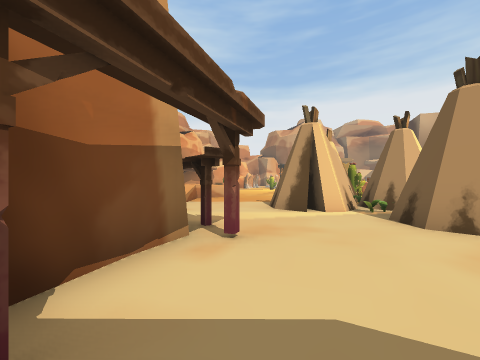
view 1 (above)

24 first-person views from a walk through a scene from a Unity 3-D project. The camera is 1.5 m above the floor, looks level and sees 90° across. The floor is counted in squares, 2 m on a side. Each view is taken from the middle of a square. On the plan, view 1 faces up. The plan holds only what a view shows up to about 9 squares ahead; the rest is blank. The place goes on beyond the plan. The player is left out.

view 2
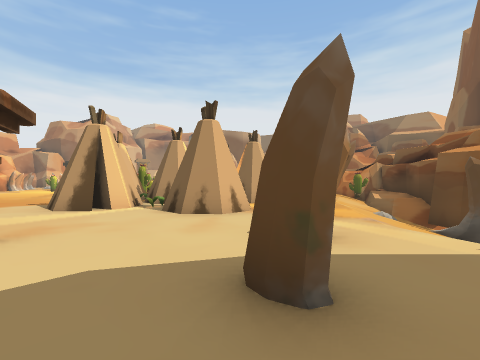

view 3
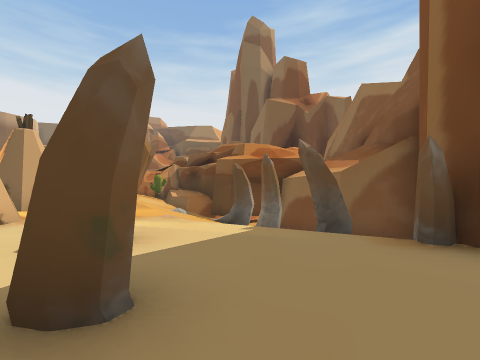

view 4
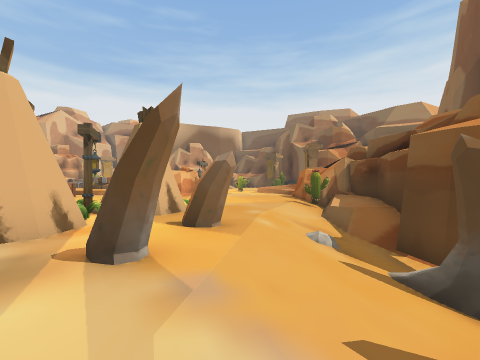

view 5
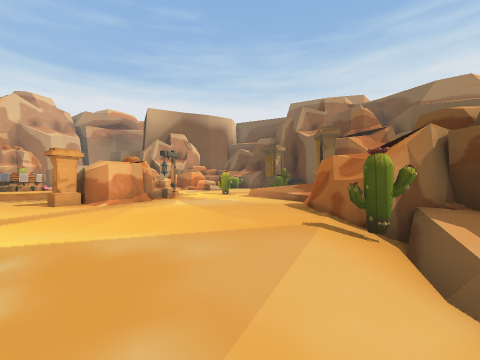

view 6
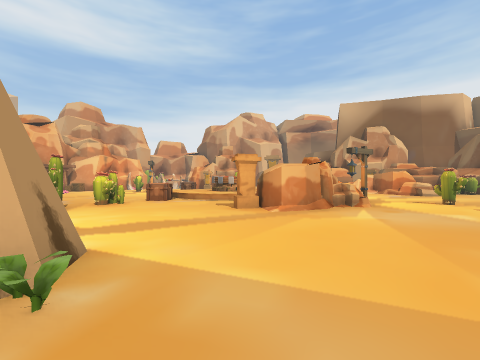

view 7
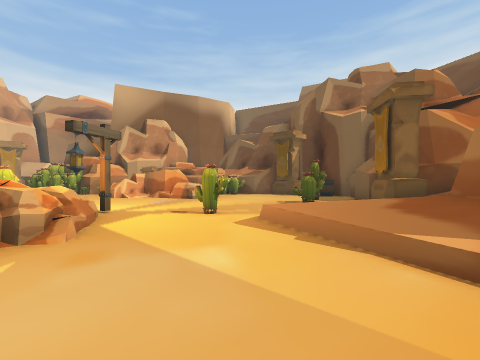

view 8
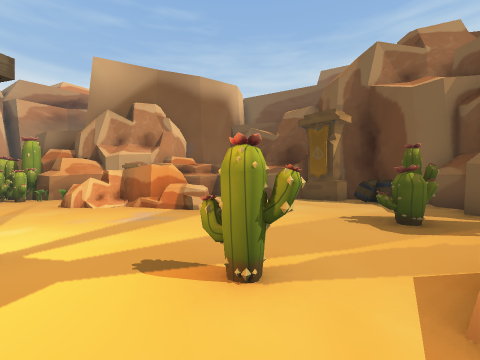

view 9
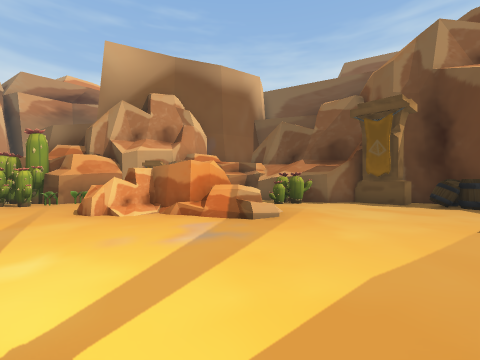

view 10
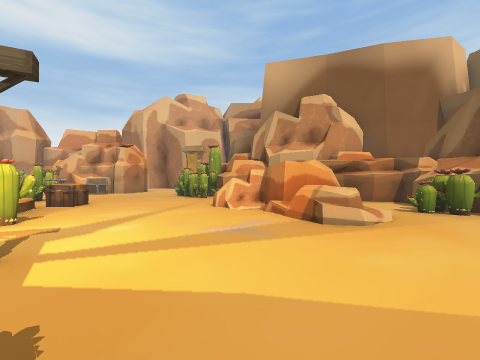

view 11
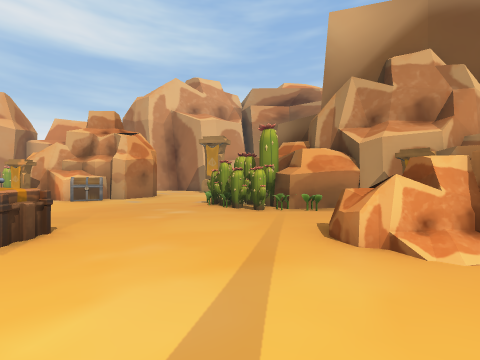

view 12
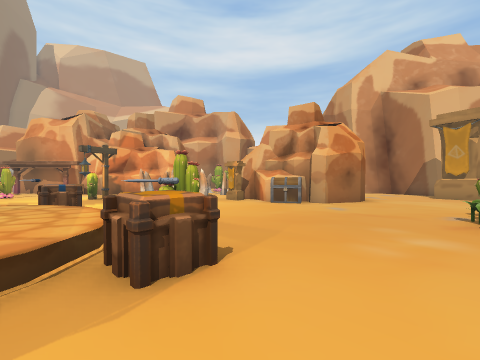

view 13
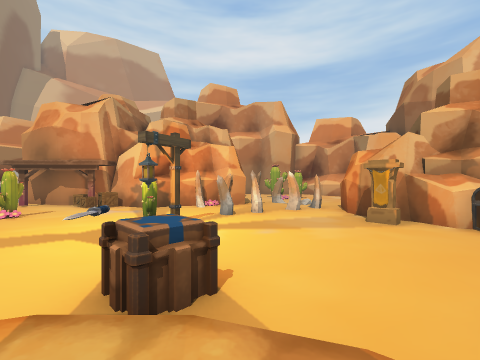

view 14
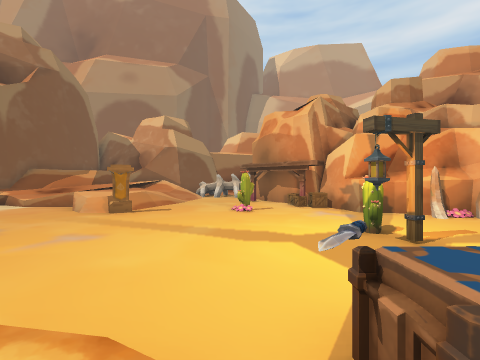

view 15
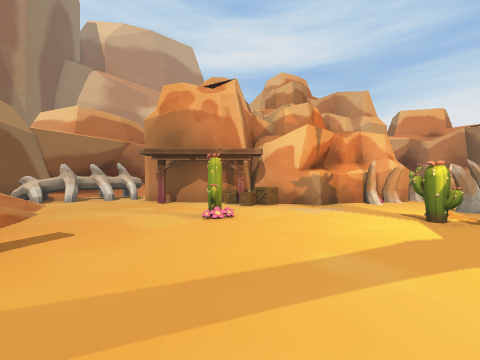

view 16
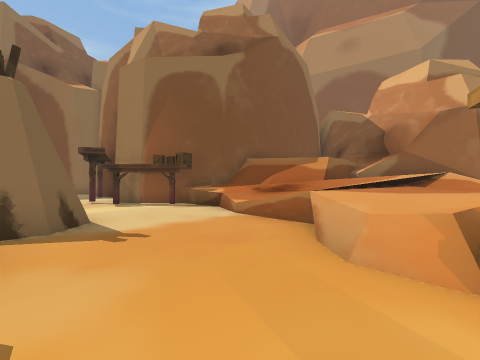

view 17
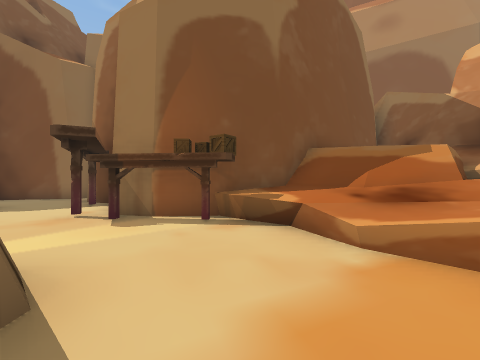

view 18
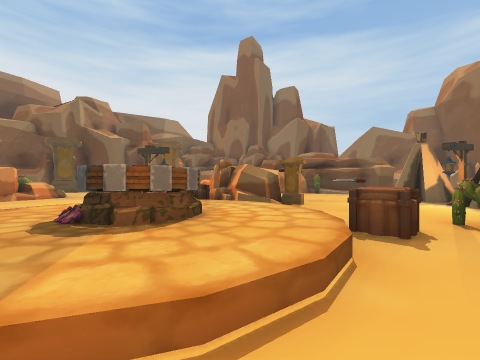

view 19
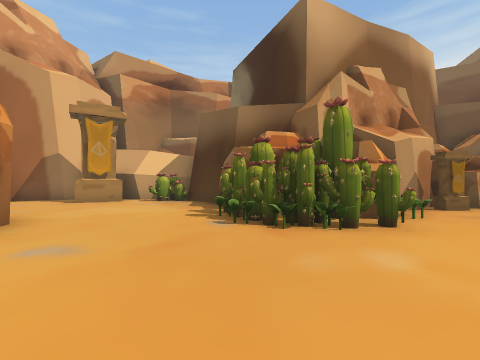

view 20
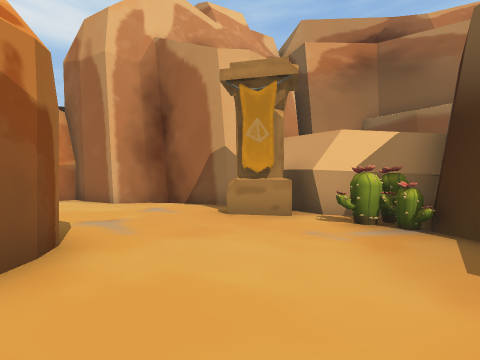

view 21
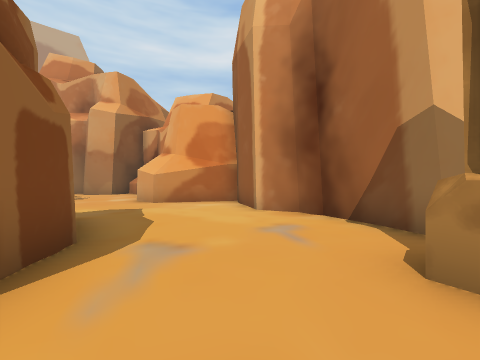

view 22
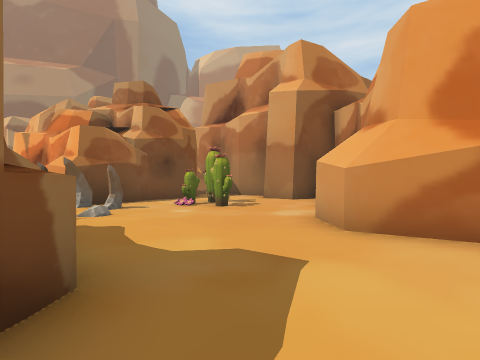

view 23
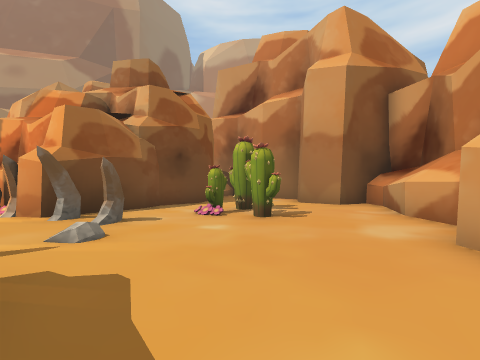

view 24
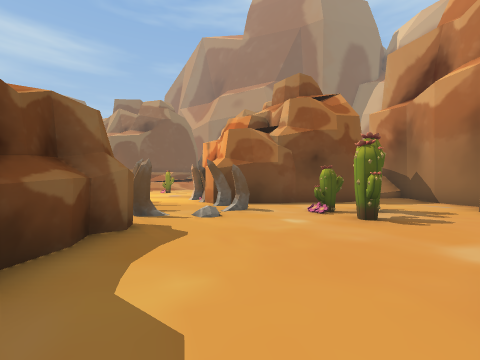

### Floor plan
Key: @ floor where view 1 was taken; # wall or solid block; . main floor; : floor 0.5 m higher than the main floor; + floor 1 m higher than the main floor; * floor 1.25 m higher than the main floor; % floor 3 m higher than the main floor; / step, stairs or slope; = window, fence, low wall or low ledge; ^ raised ledge; O other object.
Columns run from 10 left of view 1 to 24 right of it. Each row starts with its distance up from view 1.
 32                ###
 31         #^######.######
 30         #....##.......##
 29       ###.............O##
 28      ##....O...........O###
 27      .....OO............OO#
 26         ...O....####.....##
 25        ##...#:.##  ##....#
 24         ####..### ###....#
 23           ##..#.###O...OO#
 22           ##....O.....OOO#
 21          ##............OOO #
 20          #..............OOO.O#
 19       ##O...OO...............###
 18      ##.O....O.....O......OO  .##
 17    ###O.........O////O....OO#=.##
 16    #....OO....../::::/.....##.OO#
 15   ##............/:OO:/.....==..O##
 14   ##/.........../:^   O.....=....##
 13 ### /////......./:::   ..........O#
 12  #///  +//O.....O////  OO.......OO#
 11  ##////*+/.....O...##OOO.........O#
 10  ##/////+......O...O##O..O...O...##
  9 ^#/=/////....OO.....#.....//...###
  8 ^/   ////....OO..........//   O#
  7 #    %///..O#OOO.........//   O#
  6  ######//...OOOOO........:##   #
  5       ##O.....OOOO......#
  4        ##O...O#OOO/....##
  3         ##O...O..././/O#
  2         #....../#.///^^#
  1         #O...#.#////^^#
  0         ##@#.../////##
 -1          ...../ //###
 -2          ...../  ###
 -3            ..##  ##
 -4            ### /#
 -5                ##

Where each view was taken, in squares from view 1:
view 1: 0 up, 0 right, facing up
view 2: 1 down, 0 right, facing up-right
view 3: 1 down, 0 right, facing right
view 4: 1 down, 4 right, facing up-right
view 5: 2 up, 8 right, facing up-right
view 6: 3 up, 9 right, facing up
view 7: 6 up, 12 right, facing up-right
view 8: 9 up, 14 right, facing up-right
view 9: 11 up, 14 right, facing up-right
view 10: 10 up, 16 right, facing up
view 11: 14 up, 14 right, facing up
view 12: 16 up, 13 right, facing up-left
view 13: 16 up, 8 right, facing up-left
view 14: 16 up, 7 right, facing left
view 15: 13 up, 3 right, facing up-left
view 16: 12 up, 2 right, facing down-left
view 17: 9 up, 1 right, facing down-left
view 18: 16 up, 5 right, facing down-right
view 19: 19 up, 10 right, facing up-right
view 20: 23 up, 12 right, facing up
view 21: 26 up, 12 right, facing up-left
view 22: 28 up, 8 right, facing left
view 23: 27 up, 6 right, facing left
view 24: 29 up, 6 right, facing down-left
